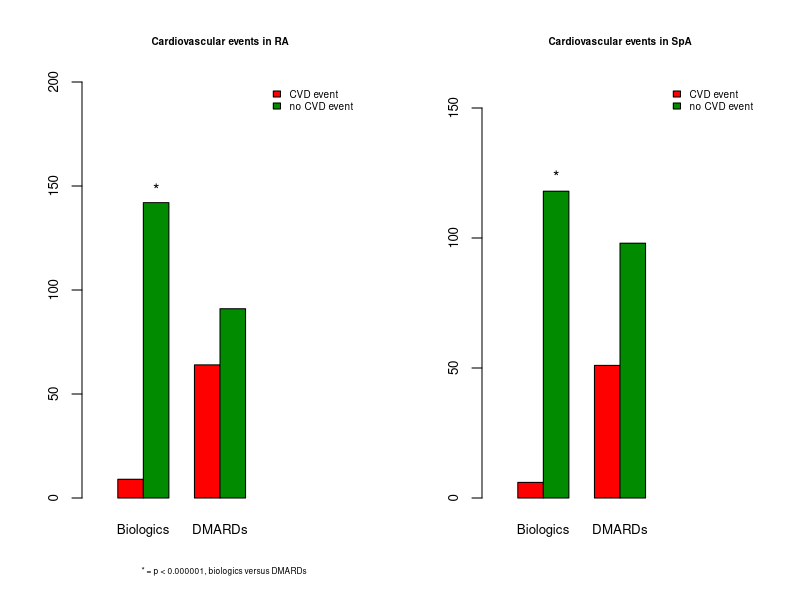

Here is the R script that generated this plot:
setwd("~/Desktop/github/Rheuma")

mymatrix_AR<- matrix(c(9, 142, 64, 91), 2, 2)
mymatrix_AR
chisq.test(mymatrix_AR)

colnames(mymatrix_AR)<- c("Biologics", "DMARDs")
rownames(mymatrix_AR)<- c("Evento", "No Evento")
mymatrix_AR

mymatrix_PSA<- matrix(c(6, 118, 51, 98), 2, 2)
mymatrix_PSA
chisq.test(mymatrix_PSA)

colnames(mymatrix_PSA)<- c("Biologics", "DMARDs")
rownames(mymatrix_PSA)<- c("Evento", "No Evento")

mymatrix_PSA


par(mfrow = c(1, 2))

barplot(mymatrix_AR, col = c("red", "green4"), beside = TRUE, xlim=c(0, 5), width= 0.5, ylim = c(0, 200), cex.axis = 0.8, cex.names = 0.8)
legend("topright", bty = "n", legend = c("CVD event", "no CVD event"), fill = c("red", "green4"), cex= 0.6)
text(1.25, 150, "*")
title(main = "Cardiovascular events in RA", cex.main = 0.6, xlab = "    * = p < 0.000001, biologics versus DMARDs", cex.lab = 0.5)

barplot(mymatrix_PSA, col = c("red", "green4"), beside = TRUE, xlim=c(0, 5), width= 0.5, ylim = c(0, 160), cex.axis = 0.8, cex.names = 0.8)
legend("topright", bty = "n", legend = c("CVD event", "no CVD event"), fill = c("red", "green4"), cex= 0.6)
text(1.25, 125, "*")
title(main = "Cardiovascular events in SpA", cex.main = 0.6)




dev.copy(png, "biol_dmard_AR_and_SpA.png")
dev.off()

